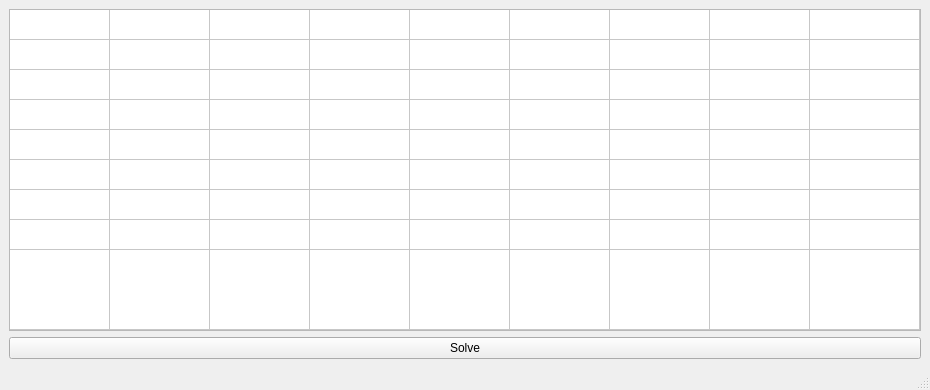
<?xml version="1.0" encoding="UTF-8"?>
<ui version="4.0">
 <class>MainWindow</class>
 <widget class="QMainWindow" name="MainWindow">
  <property name="geometry">
   <rect>
    <x>0</x>
    <y>0</y>
    <width>930</width>
    <height>390</height>
   </rect>
  </property>
  <property name="sizePolicy">
   <sizepolicy hsizetype="Fixed" vsizetype="Fixed">
    <horstretch>0</horstretch>
    <verstretch>0</verstretch>
   </sizepolicy>
  </property>
  <property name="windowTitle">
   <string>Sudoku Solver</string>
  </property>
  <widget class="QWidget" name="centralwidget">
   <layout class="QVBoxLayout" name="verticalLayout">
    <item>
     <layout class="QHBoxLayout" name="horizontalLayout">
      <item>
       <widget class="QTableWidget" name="tbl_sudoku">
        <property name="enabled">
         <bool>true</bool>
        </property>
        <property name="sizePolicy">
         <sizepolicy hsizetype="Expanding" vsizetype="Expanding">
          <horstretch>0</horstretch>
          <verstretch>0</verstretch>
         </sizepolicy>
        </property>
        <property name="minimumSize">
         <size>
          <width>0</width>
          <height>0</height>
         </size>
        </property>
        <property name="baseSize">
         <size>
          <width>0</width>
          <height>0</height>
         </size>
        </property>
        <attribute name="horizontalHeaderVisible">
         <bool>false</bool>
        </attribute>
        <attribute name="horizontalHeaderShowSortIndicator" stdset="0">
         <bool>false</bool>
        </attribute>
        <attribute name="horizontalHeaderStretchLastSection">
         <bool>true</bool>
        </attribute>
        <attribute name="verticalHeaderVisible">
         <bool>false</bool>
        </attribute>
        <attribute name="verticalHeaderStretchLastSection">
         <bool>true</bool>
        </attribute>
        <row>
         <property name="text">
          <string/>
         </property>
        </row>
        <row>
         <property name="text">
          <string/>
         </property>
        </row>
        <row>
         <property name="text">
          <string/>
         </property>
        </row>
        <row>
         <property name="text">
          <string/>
         </property>
        </row>
        <row>
         <property name="text">
          <string/>
         </property>
        </row>
        <row>
         <property name="text">
          <string/>
         </property>
        </row>
        <row>
         <property name="text">
          <string/>
         </property>
        </row>
        <row>
         <property name="text">
          <string/>
         </property>
        </row>
        <row>
         <property name="text">
          <string/>
         </property>
        </row>
        <column>
         <property name="text">
          <string/>
         </property>
        </column>
        <column>
         <property name="text">
          <string/>
         </property>
        </column>
        <column>
         <property name="text">
          <string/>
         </property>
        </column>
        <column>
         <property name="text">
          <string/>
         </property>
        </column>
        <column>
         <property name="text">
          <string/>
         </property>
        </column>
        <column>
         <property name="text">
          <string/>
         </property>
        </column>
        <column>
         <property name="text">
          <string/>
         </property>
        </column>
        <column>
         <property name="text">
          <string/>
         </property>
        </column>
        <column>
         <property name="text">
          <string/>
         </property>
        </column>
       </widget>
      </item>
     </layout>
    </item>
    <item>
     <widget class="QPushButton" name="btn_solve">
      <property name="text">
       <string>Solve</string>
      </property>
     </widget>
    </item>
   </layout>
  </widget>
  <widget class="QMenuBar" name="menubar">
   <property name="geometry">
    <rect>
     <x>0</x>
     <y>0</y>
     <width>930</width>
     <height>30</height>
    </rect>
   </property>
  </widget>
  <widget class="QStatusBar" name="statusbar"/>
 </widget>
 <resources/>
 <connections/>
</ui>
